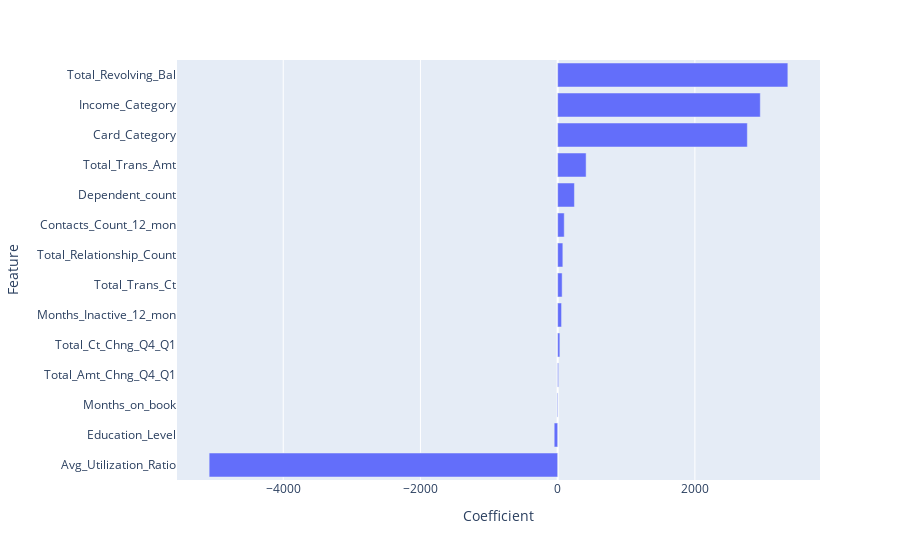

The cell this chart's notebook holds for it:
### Code cell
import plotly.express as px
import plotly
from sklearn.linear_model import LinearRegression
from sklearn.model_selection import train_test_split

X_train, X_test, y_train, y_test= train_test_split(X,y,test_size=0.2,shuffle=True,random_state=41)

lr = LinearRegression()

lr.fit(X_train,y_train)

bar_chart = pd.DataFrame({'Feature': X_train.columns, 'Coefficient': lr.coef_})

fig = px.bar(bar_chart, x='Coefficient', y='Feature')

fig.update_layout(height=1200,
                  yaxis={'categoryorder':'total ascending'})
fig.show()
plotly.offline.plot(fig,filename='Coefficient.png')

### Figure 1 — Plotly figure (JSON) as saved in the notebook; plotly's stock layout.template omitted (floating-point values rounded to 4 significant figures)
{"data": [{"alignmentgroup": "True", "hovertemplate": "Coefficient=%{x}<br>Feature=%{y}<extra></extra>", "legendgroup": "", "marker": {"color": "#636efa", "pattern": {"shape": ""}}, "name": "", "offsetgroup": "", "orientation": "h", "showlegend": false, "textposition": "auto", "type": "bar", "x": [244.5, -50.6, 2953.0, 2765.0, -8.495, 75.59, 56.84, 95.91, 3355.0, 13.36, 414.8, 65.49, 32.02, -5080.0], "xaxis": "x", "y": ["Dependent_count", "Education_Level", "Income_Category", "Card_Category", "Months_on_book", "Total_Relationship_Count", "Months_Inactive_12_mon", "Contacts_Count_12_mon", "Total_Revolving_Bal", "Total_Amt_Chng_Q4_Q1", "Total_Trans_Amt", "Total_Trans_Ct", "Total_Ct_Chng_Q4_Q1", "Avg_Utilization_Ratio"], "yaxis": "y"}], "layout": {"autosize": true, "barmode": "relative", "legend": {"tracegroupgap": 0}, "margin": {"t": 60}, "xaxis": {"anchor": "y", "autorange": true, "domain": [0, 1], "range": [-5548.0, 3824.0], "title": {"text": "Coefficient"}, "type": "linear"}, "yaxis": {"anchor": "x", "autorange": true, "categoryorder": "total ascending", "domain": [0, 1], "range": [-0.5, 13.5], "title": {"text": "Feature"}, "type": "category"}}}
